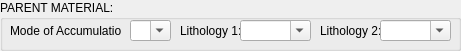
   <widget class="QGroupBox" name="groupBox_6">
    <property name="geometry">
     <rect>
      <x>10</x>
      <y>220</y>
      <width>461</width>
      <height>51</height>
     </rect>
    </property>
    <property name="title">
     <string>PARENT MATERIAL:</string>
    </property>
    <widget class="QLabel" name="label_23">
     <property name="geometry">
      <rect>
       <x>10</x>
       <y>20</y>
       <width>111</width>
       <height>21</height>
      </rect>
     </property>
     <property name="text">
      <string>Mode of Accumulation:</string>
     </property>
    </widget>
    <widget class="QComboBox" name="Parent_Material_Accumulation_CB">
     <property name="geometry">
      <rect>
       <x>130</x>
       <y>20</y>
       <width>41</width>
       <height>21</height>
      </rect>
     </property>
     <property name="editable">
      <bool>true</bool>
     </property>
    </widget>
    <widget class="QLabel" name="label_24">
     <property name="geometry">
      <rect>
       <x>180</x>
       <y>20</y>
       <width>61</width>
       <height>21</height>
      </rect>
     </property>
     <property name="text">
      <string>Lithology 1:</string>
     </property>
    </widget>
    <widget class="QLabel" name="label_25">
     <property name="geometry">
      <rect>
       <x>320</x>
       <y>20</y>
       <width>61</width>
       <height>21</height>
      </rect>
     </property>
     <property name="text">
      <string>Lithology 2:</string>
     </property>
    </widget>
    <widget class="QComboBox" name="Parent_Material_Lithology_1_CB">
     <property name="geometry">
      <rect>
       <x>240</x>
       <y>20</y>
       <width>71</width>
       <height>21</height>
      </rect>
     </property>
     <property name="editable">
      <bool>true</bool>
     </property>
    </widget>
    <widget class="QComboBox" name="Parent_Material_Lithology_2_CB">
     <property name="geometry">
      <rect>
       <x>380</x>
       <y>20</y>
       <width>71</width>
       <height>21</height>
      </rect>
     </property>
     <property name="editable">
      <bool>true</bool>
     </property>
    </widget>
   </widget>
